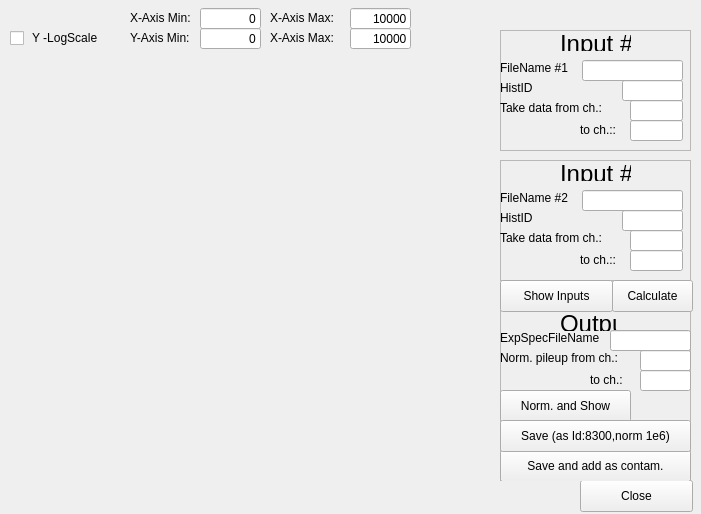
<?xml version="1.0" encoding="UTF-8"?>
<ui version="4.0">
 <class>PileupController</class>
 <widget class="QWidget" name="PileupController">
  <property name="geometry">
   <rect>
    <x>0</x>
    <y>0</y>
    <width>701</width>
    <height>514</height>
   </rect>
  </property>
  <property name="windowTitle">
   <string>Pileup Controller</string>
  </property>
  <widget class="QCustomPlot" name="histogramInput" native="true">
   <property name="geometry">
    <rect>
     <x>30</x>
     <y>60</y>
     <width>461</width>
     <height>231</height>
    </rect>
   </property>
  </widget>
  <widget class="QPushButton" name="close">
   <property name="geometry">
    <rect>
     <x>580</x>
     <y>480</y>
     <width>113</width>
     <height>32</height>
    </rect>
   </property>
   <property name="text">
    <string>Close</string>
   </property>
  </widget>
  <widget class="QCustomPlot" name="histogramOutput" native="true">
   <property name="geometry">
    <rect>
     <x>30</x>
     <y>300</y>
     <width>461</width>
     <height>201</height>
    </rect>
   </property>
  </widget>
  <widget class="QCheckBox" name="LogScaleCheck">
   <property name="geometry">
    <rect>
     <x>10</x>
     <y>28</y>
     <width>111</width>
     <height>20</height>
    </rect>
   </property>
   <property name="text">
    <string> Y -LogScale</string>
   </property>
  </widget>
  <widget class="QLabel" name="labelXAxisMin">
   <property name="geometry">
    <rect>
     <x>130</x>
     <y>10</y>
     <width>91</width>
     <height>16</height>
    </rect>
   </property>
   <property name="text">
    <string>X-Axis Min:</string>
   </property>
  </widget>
  <widget class="QLineEdit" name="lineEditXAxisMin">
   <property name="geometry">
    <rect>
     <x>200</x>
     <y>8</y>
     <width>61</width>
     <height>21</height>
    </rect>
   </property>
   <property name="text">
    <string>0</string>
   </property>
   <property name="maxLength">
    <number>6</number>
   </property>
   <property name="alignment">
    <set>Qt::AlignRight|Qt::AlignTrailing|Qt::AlignVCenter</set>
   </property>
  </widget>
  <widget class="QLineEdit" name="lineEditXAxisMax">
   <property name="geometry">
    <rect>
     <x>350</x>
     <y>8</y>
     <width>61</width>
     <height>21</height>
    </rect>
   </property>
   <property name="text">
    <string>10000</string>
   </property>
   <property name="maxLength">
    <number>6</number>
   </property>
   <property name="alignment">
    <set>Qt::AlignRight|Qt::AlignTrailing|Qt::AlignVCenter</set>
   </property>
  </widget>
  <widget class="QLabel" name="labelXAxisMax">
   <property name="geometry">
    <rect>
     <x>270</x>
     <y>10</y>
     <width>81</width>
     <height>16</height>
    </rect>
   </property>
   <property name="text">
    <string>X-Axis Max:</string>
   </property>
  </widget>
  <widget class="QFrame" name="frameInput_1">
   <property name="geometry">
    <rect>
     <x>500</x>
     <y>30</y>
     <width>191</width>
     <height>121</height>
    </rect>
   </property>
   <property name="frameShape">
    <enum>QFrame::StyledPanel</enum>
   </property>
   <property name="frameShadow">
    <enum>QFrame::Raised</enum>
   </property>
   <widget class="QLabel" name="label">
    <property name="geometry">
     <rect>
      <x>60</x>
      <y>0</y>
      <width>71</width>
      <height>21</height>
     </rect>
    </property>
    <property name="text">
     <string>&lt;html&gt;&lt;head/&gt;&lt;body&gt;&lt;p&gt;&lt;span style=&quot; font-size:18pt; text-decoration: underline;&quot;&gt;Input #1&lt;/span&gt;&lt;/p&gt;&lt;/body&gt;&lt;/html&gt;</string>
    </property>
   </widget>
   <widget class="QLabel" name="label_3">
    <property name="geometry">
     <rect>
      <x>0</x>
      <y>30</y>
      <width>81</width>
      <height>16</height>
     </rect>
    </property>
    <property name="text">
     <string>FileName #1</string>
    </property>
   </widget>
   <widget class="QLineEdit" name="lineEditInputFile_1">
    <property name="geometry">
     <rect>
      <x>82</x>
      <y>30</y>
      <width>101</width>
      <height>21</height>
     </rect>
    </property>
   </widget>
   <widget class="QLabel" name="label_4">
    <property name="geometry">
     <rect>
      <x>0</x>
      <y>50</y>
      <width>60</width>
      <height>16</height>
     </rect>
    </property>
    <property name="text">
     <string>HistID</string>
    </property>
   </widget>
   <widget class="QLabel" name="label_5">
    <property name="geometry">
     <rect>
      <x>80</x>
      <y>90</y>
      <width>41</width>
      <height>20</height>
     </rect>
    </property>
    <property name="text">
     <string>to ch.::</string>
    </property>
   </widget>
   <widget class="QLineEdit" name="lineEditHistID_1">
    <property name="geometry">
     <rect>
      <x>122</x>
      <y>50</y>
      <width>61</width>
      <height>21</height>
     </rect>
    </property>
   </widget>
   <widget class="QLineEdit" name="lineEditFrom_1">
    <property name="geometry">
     <rect>
      <x>130</x>
      <y>70</y>
      <width>53</width>
      <height>21</height>
     </rect>
    </property>
   </widget>
   <widget class="QLineEdit" name="lineEditTo_1">
    <property name="geometry">
     <rect>
      <x>130</x>
      <y>90</y>
      <width>53</width>
      <height>21</height>
     </rect>
    </property>
   </widget>
   <widget class="QLabel" name="label_6">
    <property name="geometry">
     <rect>
      <x>0</x>
      <y>70</y>
      <width>121</width>
      <height>16</height>
     </rect>
    </property>
    <property name="text">
     <string>Take data from ch.:</string>
    </property>
   </widget>
  </widget>
  <widget class="QFrame" name="frameOutput">
   <property name="geometry">
    <rect>
     <x>500</x>
     <y>310</y>
     <width>191</width>
     <height>171</height>
    </rect>
   </property>
   <property name="frameShape">
    <enum>QFrame::StyledPanel</enum>
   </property>
   <property name="frameShadow">
    <enum>QFrame::Raised</enum>
   </property>
   <widget class="QLabel" name="labelOutput">
    <property name="geometry">
     <rect>
      <x>60</x>
      <y>0</y>
      <width>60</width>
      <height>21</height>
     </rect>
    </property>
    <property name="text">
     <string>&lt;html&gt;&lt;head/&gt;&lt;body&gt;&lt;p&gt;&lt;span style=&quot; font-size:18pt; text-decoration: underline;&quot;&gt;Output&lt;/span&gt;&lt;/p&gt;&lt;/body&gt;&lt;/html&gt;</string>
    </property>
   </widget>
   <widget class="QLabel" name="label_11">
    <property name="geometry">
     <rect>
      <x>0</x>
      <y>20</y>
      <width>111</width>
      <height>16</height>
     </rect>
    </property>
    <property name="text">
     <string>ExpSpecFileName</string>
    </property>
   </widget>
   <widget class="QLineEdit" name="lineEditExpFileName">
    <property name="geometry">
     <rect>
      <x>110</x>
      <y>20</y>
      <width>81</width>
      <height>21</height>
     </rect>
    </property>
   </widget>
   <widget class="QLabel" name="label_12">
    <property name="geometry">
     <rect>
      <x>0</x>
      <y>40</y>
      <width>141</width>
      <height>16</height>
     </rect>
    </property>
    <property name="text">
     <string>Norm. pileup from ch.:</string>
    </property>
   </widget>
   <widget class="QLineEdit" name="lineEditNormFrom">
    <property name="geometry">
     <rect>
      <x>140</x>
      <y>40</y>
      <width>51</width>
      <height>21</height>
     </rect>
    </property>
   </widget>
   <widget class="QLineEdit" name="lineEditNormTo">
    <property name="geometry">
     <rect>
      <x>140</x>
      <y>60</y>
      <width>51</width>
      <height>21</height>
     </rect>
    </property>
   </widget>
   <widget class="QLabel" name="label_13">
    <property name="geometry">
     <rect>
      <x>90</x>
      <y>60</y>
      <width>51</width>
      <height>20</height>
     </rect>
    </property>
    <property name="text">
     <string>to ch.:</string>
    </property>
   </widget>
   <widget class="QPushButton" name="pushButtonShow">
    <property name="geometry">
     <rect>
      <x>0</x>
      <y>80</y>
      <width>131</width>
      <height>32</height>
     </rect>
    </property>
    <property name="text">
     <string>Norm. and Show</string>
    </property>
   </widget>
   <widget class="QPushButton" name="pushButtonSaveAndAddCont">
    <property name="enabled">
     <bool>true</bool>
    </property>
    <property name="geometry">
     <rect>
      <x>0</x>
      <y>140</y>
      <width>191</width>
      <height>32</height>
     </rect>
    </property>
    <property name="text">
     <string>Save and add as contam.</string>
    </property>
   </widget>
   <widget class="QPushButton" name="pushButtonSave">
    <property name="enabled">
     <bool>true</bool>
    </property>
    <property name="geometry">
     <rect>
      <x>0</x>
      <y>110</y>
      <width>191</width>
      <height>32</height>
     </rect>
    </property>
    <property name="text">
     <string>Save (as Id:8300,norm 1e6)</string>
    </property>
   </widget>
  </widget>
  <widget class="QFrame" name="frameInput_2">
   <property name="geometry">
    <rect>
     <x>500</x>
     <y>160</y>
     <width>191</width>
     <height>121</height>
    </rect>
   </property>
   <property name="frameShape">
    <enum>QFrame::StyledPanel</enum>
   </property>
   <property name="frameShadow">
    <enum>QFrame::Raised</enum>
   </property>
   <widget class="QLabel" name="label_2">
    <property name="geometry">
     <rect>
      <x>60</x>
      <y>0</y>
      <width>71</width>
      <height>21</height>
     </rect>
    </property>
    <property name="text">
     <string>&lt;html&gt;&lt;head/&gt;&lt;body&gt;&lt;p&gt;&lt;span style=&quot; font-size:18pt; text-decoration: underline;&quot;&gt;Input #2&lt;/span&gt;&lt;/p&gt;&lt;/body&gt;&lt;/html&gt;</string>
    </property>
   </widget>
   <widget class="QLabel" name="label_7">
    <property name="geometry">
     <rect>
      <x>0</x>
      <y>30</y>
      <width>81</width>
      <height>16</height>
     </rect>
    </property>
    <property name="text">
     <string>FileName #2</string>
    </property>
   </widget>
   <widget class="QLineEdit" name="lineEditInputFile_2">
    <property name="geometry">
     <rect>
      <x>82</x>
      <y>30</y>
      <width>101</width>
      <height>21</height>
     </rect>
    </property>
   </widget>
   <widget class="QLabel" name="label_8">
    <property name="geometry">
     <rect>
      <x>0</x>
      <y>50</y>
      <width>60</width>
      <height>16</height>
     </rect>
    </property>
    <property name="text">
     <string>HistID</string>
    </property>
   </widget>
   <widget class="QLabel" name="label_9">
    <property name="geometry">
     <rect>
      <x>80</x>
      <y>90</y>
      <width>41</width>
      <height>20</height>
     </rect>
    </property>
    <property name="text">
     <string>to ch.::</string>
    </property>
   </widget>
   <widget class="QLineEdit" name="lineEditHistID_2">
    <property name="geometry">
     <rect>
      <x>122</x>
      <y>50</y>
      <width>61</width>
      <height>21</height>
     </rect>
    </property>
   </widget>
   <widget class="QLineEdit" name="lineEditFrom_2">
    <property name="geometry">
     <rect>
      <x>130</x>
      <y>70</y>
      <width>53</width>
      <height>21</height>
     </rect>
    </property>
   </widget>
   <widget class="QLineEdit" name="lineEditTo_2">
    <property name="geometry">
     <rect>
      <x>130</x>
      <y>90</y>
      <width>53</width>
      <height>21</height>
     </rect>
    </property>
   </widget>
   <widget class="QLabel" name="label_10">
    <property name="geometry">
     <rect>
      <x>0</x>
      <y>70</y>
      <width>121</width>
      <height>16</height>
     </rect>
    </property>
    <property name="text">
     <string>Take data from ch.:</string>
    </property>
   </widget>
  </widget>
  <widget class="QPushButton" name="pushButtonCalculate">
   <property name="geometry">
    <rect>
     <x>612</x>
     <y>280</y>
     <width>81</width>
     <height>32</height>
    </rect>
   </property>
   <property name="text">
    <string>Calculate</string>
   </property>
  </widget>
  <widget class="QPushButton" name="pushButtonShowInputs">
   <property name="geometry">
    <rect>
     <x>500</x>
     <y>280</y>
     <width>113</width>
     <height>32</height>
    </rect>
   </property>
   <property name="text">
    <string>Show Inputs</string>
   </property>
  </widget>
  <widget class="QLabel" name="label_14">
   <property name="geometry">
    <rect>
     <x>130</x>
     <y>30</y>
     <width>71</width>
     <height>16</height>
    </rect>
   </property>
   <property name="text">
    <string>Y-Axis Min:</string>
   </property>
  </widget>
  <widget class="QLabel" name="label_15">
   <property name="geometry">
    <rect>
     <x>270</x>
     <y>30</y>
     <width>71</width>
     <height>16</height>
    </rect>
   </property>
   <property name="text">
    <string>X-Axis Max:</string>
   </property>
  </widget>
  <widget class="QLineEdit" name="lineEditYAxisMin">
   <property name="geometry">
    <rect>
     <x>200</x>
     <y>28</y>
     <width>61</width>
     <height>21</height>
    </rect>
   </property>
   <property name="text">
    <string>0</string>
   </property>
   <property name="alignment">
    <set>Qt::AlignRight|Qt::AlignTrailing|Qt::AlignVCenter</set>
   </property>
  </widget>
  <widget class="QLineEdit" name="lineEditYAxisMax">
   <property name="geometry">
    <rect>
     <x>350</x>
     <y>28</y>
     <width>61</width>
     <height>21</height>
    </rect>
   </property>
   <property name="text">
    <string>10000</string>
   </property>
   <property name="maxLength">
    <number>6</number>
   </property>
   <property name="alignment">
    <set>Qt::AlignRight|Qt::AlignTrailing|Qt::AlignVCenter</set>
   </property>
  </widget>
 </widget>
 <customwidgets>
  <customwidget>
   <class>QCustomPlot</class>
   <extends>QWidget</extends>
   <header>qcustomplot.h</header>
   <container>1</container>
  </customwidget>
 </customwidgets>
 <resources/>
 <connections>
  <connection>
   <sender>close</sender>
   <signal>clicked()</signal>
   <receiver>PileupController</receiver>
   <slot>close()</slot>
   <hints>
    <hint type="sourcelabel">
     <x>316</x>
     <y>275</y>
    </hint>
    <hint type="destinationlabel">
     <x>199</x>
     <y>149</y>
    </hint>
   </hints>
  </connection>
 </connections>
</ui>
